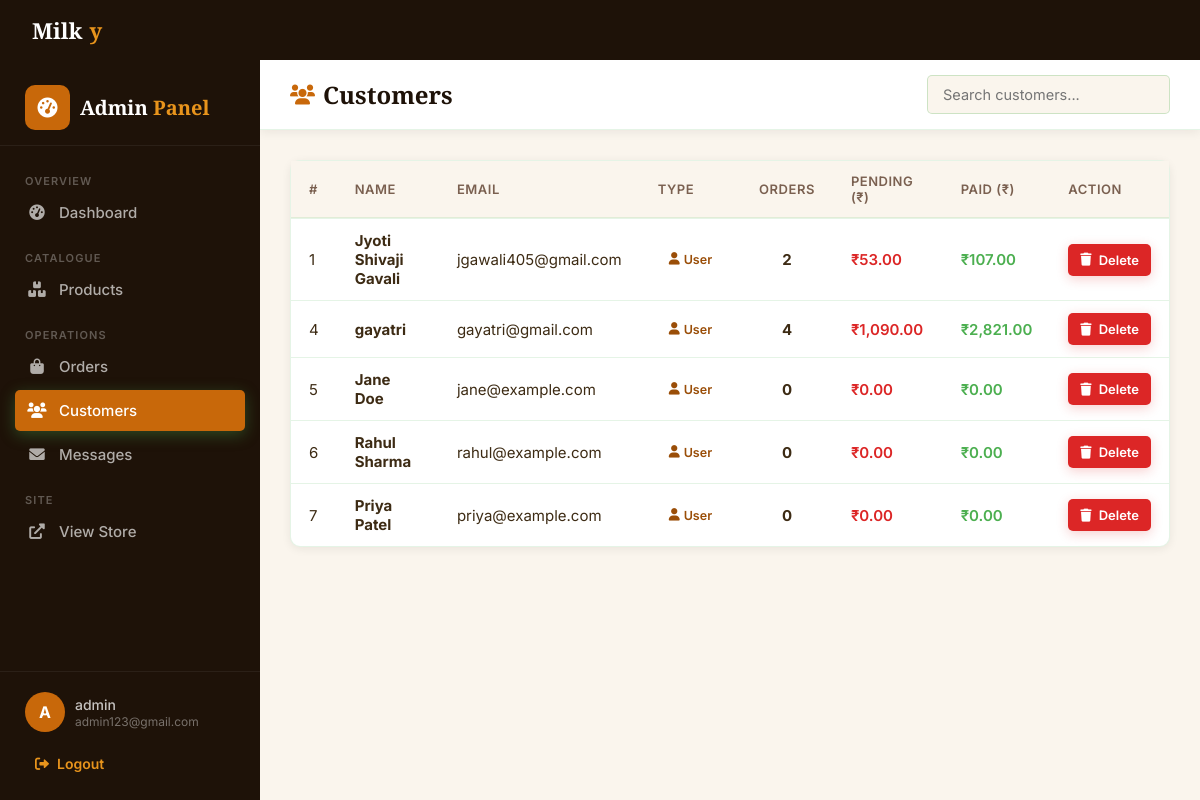
Screenshot of /admin_users.php (signed in) with the database file from the repository.
### tables this page shows
CREATE TABLE `users` (
  `id` int(100) NOT NULL AUTO_INCREMENT,
  `name` varchar(100) NOT NULL,
  `email` varchar(100) NOT NULL,
  `password` varchar(100) NOT NULL,
  `user_type` varchar(20) NOT NULL DEFAULT 'user',
  `joining_date` date DEFAULT NULL,
  `total_payments` decimal(10,2) DEFAULT NULL,
  `pending_payments` decimal(10,2) DEFAULT NULL,
  `address` varchar(255) DEFAULT NULL,
  `mobile_number` varchar(15) DEFAULT NULL,
  PRIMARY KEY (`id`)
);

### admin_users.php (the view, shortened to what this page needs)
<?php
include 'config.php'; session_start();
$sql="SELECT u.id,u.name,u.email,u.user_type,COUNT(o.id) AS total_orders,IFNULL(SUM(CASE WHEN o.payment_status='pending' THEN o.total_price ELSE 0 END),0) AS pending_pay,IFNULL(SUM(CASE WHEN o.payment_status='completed' THEN o.total_price ELSE 0 END),0) AS completed_pay FROM `users` AS u LEFT JOIN `orders` AS o ON u.id=o.user_id WHERE u.user_type!='admin' GROUP BY u.id,u.name,u.email,u.user_type";
$su=mysqli_query($conn,$sql) or die('Query failed: '.mysqli_error($conn));
?>
<!DOCTYPE html>
<html lang="en">
<head>
  <link rel="stylesheet" href="https://cdnjs.cloudflare.com/ajax/libs/font-awesome/6.0.0/css/all.min.css">
  <link rel="stylesheet" href="css/admin_style.css">
</head>
<body>
<?php include 'admin_header.php'; ?>
<div class="admin-topbar">
  <h1><i class="fas fa-users"></i> Customers</h1>
  <div class="topbar-actions">
    <input type="text" id="userSearch" placeholder="Search customers..." oninput="filterUsers(this.value)"
      style="padding:1rem 1.5rem;border:1.5px solid var(--border-md);border-radius:var(--r-sm);font-size:1.45rem;color:var(--text);background:var(--light-bg);min-width:24rem">
  </div>
</div>
<div class="admin-content">
  <div class="panel">
    <div class="full-table-wrap">
      <table class="data-table" id="usersTable">
        <thead><tr><th>#</th><th>Name</th><th>Email</th><th>Type</th><th>Orders</th><th>Pending (&#8377;)</th><th>Paid (&#8377;)</th><th>Action</th></tr></thead>
        <tbody>
        <?php
        if(mysqli_num_rows($su)>0){
          while($u=mysqli_fetch_assoc($su)){
        ?>
          <tr>
            <td><?php echo $u['id']; ?></td>
            <td><strong><?php echo htmlspecialchars($u['name']); ?></strong></td>
            <td><?php echo htmlspecialchars($u['email']); ?></td>
            <td><span class="pill pill-user"><i class="fas fa-user"></i> <?php echo ucfirst($u['user_type']); ?></span></td>
            <td style="text-align:center;font-weight:700"><?php echo $u['total_orders']; ?></td>
            <td style="color:var(--red);font-weight:600">&#8377;<?php echo number_format($u['pending_pay'],2); ?></td>
            <td style="color:var(--green);font-weight:600">&#8377;<?php echo number_format($u['completed_pay'],2); ?></td>
            <td><a href="admin_users.php?delete=<?php echo $u['id']; ?>" class="delete-btn" onclick="return confirm('Delete this customer account?')" style="padding:.8rem 1.2rem;font-size:1.3rem"><i class="fas fa-trash"></i> Delete</a></td>
          </tr>
        <?php }}else{echo '<tr><td colspan="8" style="text-align:center;padding:4rem;color:var(--muted);font-size:1.6rem">No customers found.</td></tr>';} ?>
        </tbody>
      </table>
    </div>
  </div>
</div>
  </main>
</div>
</body></html>

### css/admin_style.css (style rules this page uses)
:root { --amber: #c8680a;--amber-dark: #9a4e08;--amber-light: #e8941c;--amber-pale: #fef3e2; --green: #4caf50;--green-dark: #388e3c;--green-light: #81c784; --sky:#0284c7;--sky-light:#e0f2fe; --purple:#7c3aed;--purple-light:#ede9fe; --red:#dc2626;--red-light:#fee2e2; --cream:#fdf8f0;--light-bg:#faf5ed;--white:#ffffff;--dark:#1e1208; --text:#3d2b14;--muted:#7a6050; --border:rgba(76,175,80,.14);--border-md:rgba(76,175,80,.26); --sh-sm:0 2px 10px rgba(30,18,8,.07);--sh-md:0 8px 28px rgba(30,18,8,.11);--sh-lg:0 20px 55px rgba(30,18,8,.18); --r-sm:.5rem;--r-md:1rem;--r-lg:1.8rem;--ease:all .3s ease; --sidebar:26rem; }
*,*::before,*::after { margin:0;padding:0;box-sizing:border-box;outline:none;border:none;text-decoration:none }
body, input, textarea, button, select { font-family:'Inter',sans-serif; }
html { font-size:62.5%;overflow-x:hidden }
body { background:var(--light-bg);color:var(--text);display:flex;flex-direction:column;min-height:100vh }
.admin-topbar { background:#fff;padding:1.5rem 3rem;display:flex;align-items:center;justify-content:space-between;border-bottom:1px solid var(--border);box-shadow:var(--sh-sm);position:sticky;top:0;z-index:100;gap:1.5rem;flex-wrap:wrap }
.admin-topbar h1 { font-family:'Playfair Display',serif;font-size:2.4rem;color:var(--dark);display:flex;align-items:center;gap:.8rem }
.admin-topbar h1 i { color:var(--amber);font-size:2rem }
.admin-topbar .topbar-actions { display:flex;align-items:center;gap:1rem }
.admin-content { padding:3rem }
.panel { background:#fff;border-radius:var(--r-md);border:1px solid var(--border);box-shadow:var(--sh-sm) }
.data-table { width:100%;border-collapse:collapse;min-width:500px }
.data-table thead th { background:var(--light-bg);padding:1.2rem 1.8rem;font-size:1.3rem;font-weight:600;color:var(--muted);text-align:left;text-transform:uppercase;letter-spacing:.04em;border-bottom:2px solid var(--border) }
.data-table tbody td { padding:1.2rem 1.8rem;font-size:1.5rem;color:var(--text);border-bottom:1px solid var(--border);vertical-align:middle }
.data-table tbody tr:last-child td { border-bottom:none }
.full-table-wrap { overflow-x:auto;border-radius:0 0 var(--r-md) var(--r-md) }
.pill { display:inline-flex;align-items:center;gap:.4rem;padding:.4rem 1.1rem;border-radius:10rem;font-size:1.25rem;font-weight:600 }
.pill-user { background:var(--green-pale);color:var(--amber-dark) }
.btn,.option-btn,.delete-btn { display:inline-flex;align-items:center;justify-content:center;gap:.7rem;padding:1rem 2.2rem;border-radius:var(--r-sm);font-size:1.45rem;font-weight:600;cursor:pointer;transition:var(--ease) }
.delete-btn { background:var(--red);color:#fff;box-shadow:0 3px 12px rgba(220,38,38,.22) }

### rows the page displays
users: id "1", name "Jyoti Shivaji Gavali", email "jgawali405@gmail.com", user_type "User", total_orders "2", pending_pay "53.00", completed_pay "107.00"
users: id "4", name "gayatri", email "gayatri@gmail.com", user_type "User", total_orders "4", pending_pay "1,090.00", completed_pay "2,821.00"
users: id "5", name "Jane Doe", email "jane@example.com", user_type "User", total_orders "0", pending_pay "0.00", completed_pay "0.00"
users: id "6", name "Rahul Sharma", email "rahul@example.com", user_type "User", total_orders "0", pending_pay "0.00", completed_pay "0.00"
users: id "7", name "Priya Patel", email "priya@example.com", user_type "User", total_orders "0", pending_pay "0.00", completed_pay "0.00"

### other values shown
$label "Dashboard Products Orders Customers Messages"
substr($_SESSION['admin_name'],0,1) "A"
$_SESSION['admin_name'] "admin"
$_SESSION['admin_email'] "admin123@gmail.com"
